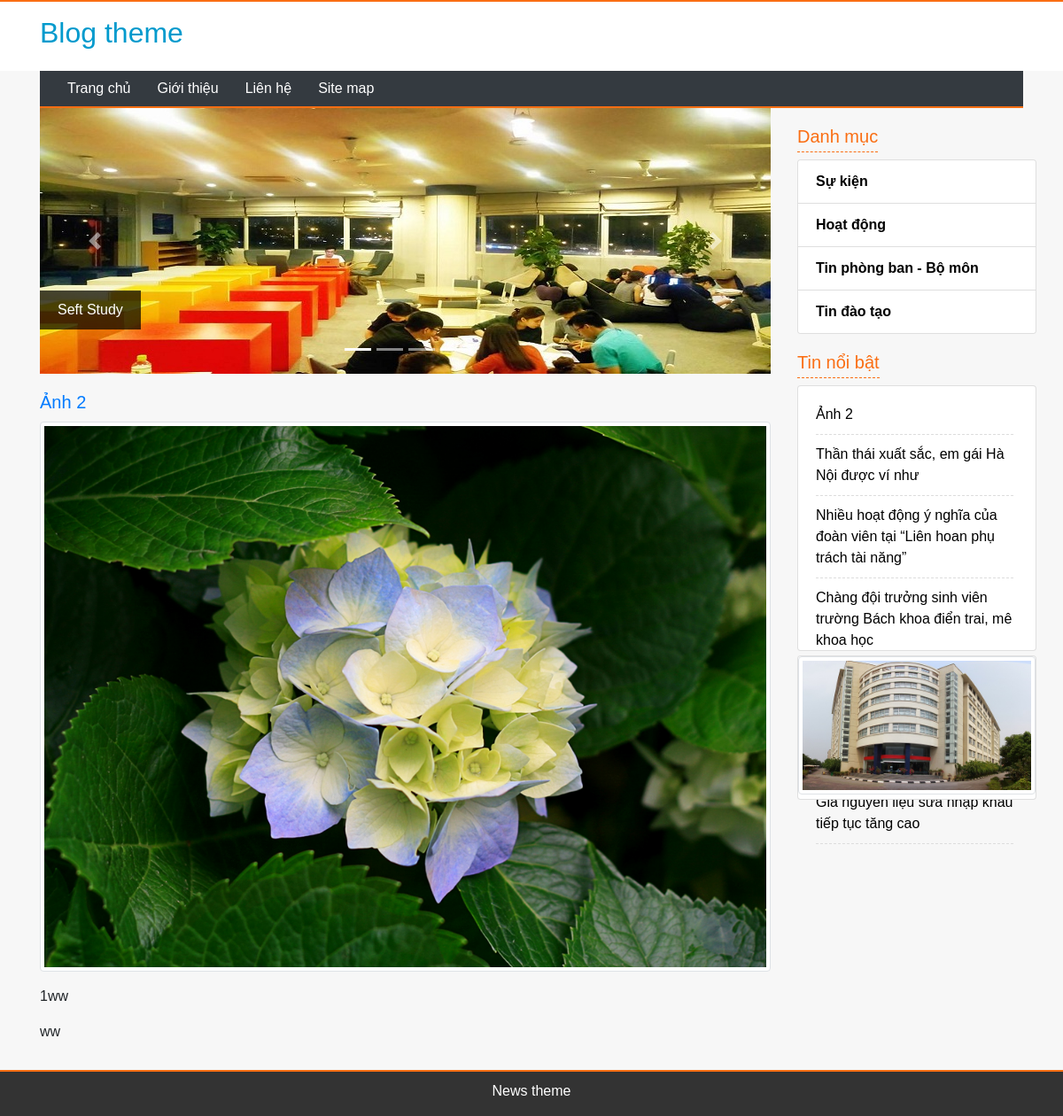
Page /index.php?controller=news_detail&id=17 on the committed database.
### tables this page shows
CREATE TABLE `tbl_slide` (
  `pk_slide_id` int(11) NOT NULL,
  `c_name` varchar(500) NOT NULL,
  `c_img` varchar(500) NOT NULL
);

CREATE TABLE `tbl_news` (
  `pk_news_id` int(11) NOT NULL,
  `fk_category_news_id` int(11) NOT NULL DEFAULT '0',
  `c_name` varchar(500) NOT NULL,
  `c_description` varchar(20000) NOT NULL,
  `c_content` text NOT NULL,
  `c_img` varchar(500) NOT NULL,
  `c_hotnews` int(11) NOT NULL DEFAULT '0'
);

CREATE TABLE `tbl_category_news` (
  `pk_category_news_id` int(11) NOT NULL,
  `c_name` varchar(500) NOT NULL
);

### controller/frontend/controller_slide.php (called while the page is built, shortened)
<?php
	class controller_slide{
		public function __construct(){
			$this->model = new model();
			include "view/frontend/view_slide.php";
		}
	}
	new controller_slide();
 ?>

### index.php (called while the page is built, shortened)
<?php
	include "config.php";
	include "model/model.php";
	include "view/frontend/master.php";
 ?>

### model/model.php (called while the page is built, shortened)
<?php
	class model{
		public function get_all($sql){
			global $db;
			$result = mysqli_query($db,$sql);
			$arr = array();
			while($rows = mysqli_fetch_object($result))
				$arr[] = $rows;
			return $arr;
		}
		public function get_a_record($sql){
			global $db;
			$result = mysqli_query($db,$sql);
			$rows = mysqli_fetch_object($result);
			return $rows;
		}
	}
 ?>

### controller/frontend/controller_news_detail.php (called while the page is built, shortened)
<?php
	class controller_news_detail{
		public function __construct(){
			$this->model = new model();
			include "view/frontend/view_news_detail.php";
		}
	}
	new controller_news_detail();
 ?>

### controller/frontend/controller_inc_category.php (called while the page is built, shortened)
<?php
	class controller_inc_category{
		public function __construct(){
			$this->model = new model();
			include "view/frontend/view_inc_category.php";
		}
	}
	new controller_inc_category();
 ?>

### controller/frontend/controller_hotnews.php (called while the page is built, shortened)
<?php
	class controller_hotnews{
		public function __construct(){
			$this->model = new model();
			include "view/frontend/view_hotnews.php";
		}
	}
	new controller_hotnews();
 ?>

### view/frontend/view_hotnews.php (the view)
<h5 class="box-right-title">Tin nổi bật</h5>
        <div class="card" style="margin-top: 20px; height: 300px; margin-top:0px;">
          <div class="card-body">
            <marquee behavior="scroll" direction="up" onMouseOver="this.setAttribute('scrollamount', 0, 0);this.stop();" OnMouseOut="this.setAttribute('scrollamount', 2, 0);this.start();" height="250px" scrollamount="2">
            <ul class="hot-news" style="padding:0px; margin:0px; list-style: none;">
            <?php
                $news = $this->model->get_all("select * from tbl_news where c_hotnews=1 order by pk_news_id desc");
                foreach($news as $rows):
             ?>
              <li><a href="index.php?controller=news_detail&id=<?php echo $rows->pk_news_id; ?>"><?php echo $rows->c_name; ?></a>
                <div class="dotted"></div>
              </li>
            <?php endforeach; ?>
            </ul>
            </marquee>
          </div>
        </div>

### view/frontend/view_slide.php
<?php
    $slide = $this->model->get_all("select * from tbl_slide order by pk_slide_id desc");
    $n = 0;
 ?>
<div id="slideshow" class="carousel slide" data-ride="carousel">
        <ul class="carousel-indicators">
        <?php foreach($slide as $rows): ?>
          <li data-target="#slideshow" data-slide-to="<?php echo $n; ?>" <?php if($n == 0): ?> class="active" <?php endif; ?> ></li>
        <?php
            $n++;
          endforeach;
         ?>
        </ul>
        <div class="carousel-inner">
        <?php
            $n = 0;
            foreach($slide as $rows):
         ?>
          <div class="carousel-item <?php if($n==0): ?> active<?php endif; ?>"> <img src="public/upload/slide/<?php echo $rows->c_img; ?>" alt="<?php echo $rows->c_name; ?>">
            <div class="carousel-text"><a href="#"><?php echo $rows->c_name; ?></a></div>
          </div>
          <?php
              $n++;
            endforeach;
           ?>
        </div>
        <a class="carousel-control-prev" href="#slideshow" data-slide="prev"> <span class="carousel-control-prev-icon"></span> </a> <a class="carousel-control-next" href="#slideshow" data-slide="next"> <span class="carousel-control-next-icon"></span> </a> </div>

### view/frontend/view_news_detail.php
<?php
  $id = isset($_GET["id"]) ? $_GET["id"]:0;
  if($id > 0):
 ?>
 <?php
  $record = $this->model->get_a_record("select * from tbl_news where pk_news_id=$id");
  ?>
<div class="row" style="margin-top: 20px;">
        <div class="col-md-12 col-sm-12">
          <div><a href="#">
            <h5><?php echo $record->c_name; ?></h5>
            </a></div>
          <article class="news">
            <figure> <img class="img-thumbnail text-center" src="public/upload/news/<?php echo $record->c_img; ?>"> </figure>
            <p><?php echo $record->c_description; ?></p>
            <p><?php echo $record->c_content; ?></p>
          </article>
        </div>
      </div>
<?php endif; ?>

### view/frontend/view_inc_category.php
<h5 class="box-right-title">Danh mục</h5>
        <div class="card">
          <ul class="list-group list-group-flush category-box">
        <?php
        	$category = $this->model->get_all("select * from tbl_category_news order by pk_category_news_id desc");
        	foreach($category as $rows):
         ?>
            <li class="list-group-item"><a href="index.php?controller=news_category&id=<?php echo $rows->pk_category_news_id; ?>"><?php echo $rows->c_name; ?></a></li>
        <?php endforeach; ?>
          </ul>
        </div>

### public/frontend/css/style.css (style rules this page uses)
body { background-color:#f7f7f7; font-family: 'Cabin', sans-serif; }
article.news { margin:10px 0px; }
article.news figure { position: relative; }
.dotted { border:1px dashed #dddddd; border-top-width: 0px; margin-top: 10px; margin-bottom: 10px; width: 98% }
#slideshow { height: 300px; margin-bottom: 20px; overflow: hidden }
.category-box { font-weight: bold; }
.category-box a { color:black; }
.hot-news a { color:black; }
.carousel-item { position:relative; }
.carousel-text { position:absolute; bottom:50px; background-color:rgba(0,0,0,0.7); padding-top: 10px; padding-bottom:10px; }
.carousel-text a { margin-left: 20px; margin-right:20px; color:white; }
.box-right-title { margin-top: 20px; color:#fa6e13; border-bottom:1px dashed #fa6e13; padding-bottom: 5px; display: inline-block; }

### rows in the picture
tbl_slide: c_img (picture), c_name "Seft Study"
tbl_news: c_name "Ảnh 2", c_img (picture), c_description "1ww", c_content "ww"
tbl_category_news: c_name "Sự kiện"
tbl_category_news: c_name "Hoạt động"
tbl_category_news: c_name "Tin phòng ban - Bộ môn"
tbl_category_news: c_name "Tin đào tạo"
tbl_news: c_name "Thần thái xuất sắc, em gái Hà Nội được ví như"
tbl_news: c_name "Nhiều hoạt động ý nghĩa của đoàn viên tại “Liên hoan phụ trách tài năng”"
tbl_news: c_name "Chàng đội trưởng sinh viên trường Bách khoa điển trai, mê khoa học"
tbl_news: c_name "Giá nguyên liệu sữa nhập khẩu tiếp tục tăng cao"
